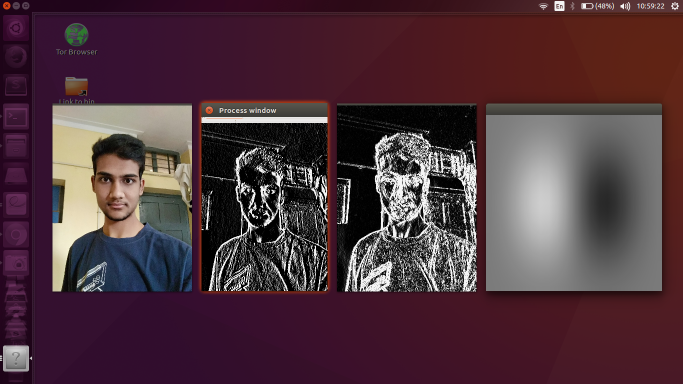
#> input picture Gabor algorithm/gabor.png, 1366 x 768 px (shown at 1/2 size)
$ python gabor.py
#> lines starting #> are read from the running program, lines starting #| are printed output that depends on the picture
import numpy as np
import cv2 as cv

src_f = 0
kernel_size =21
pos_sigma = 5
pos_lm = kernel_size-2
pos_th = 0
pos_gam = 100
pos_psi = 90

def Process():
	sig = pos_sigma
	lm = pos_lm+2
	th = pos_th*np.pi/180.
	gm = pos_gam/100.
	ps = (pos_psi-180)*np.pi/180
	#print 'kern_size=' + str(kernel_size) + ', sig=' + str(sig) + ', th=' + str(th) + ', lm=' + str(lm) +', gm=' + str(gm) + ', ps=' + str(ps)
	kernel = cv.getGaborKernel((kernel_size,kernel_size),sig,th,lm,gm,ps)
	kernelimg = kernel/2.+0.5
	global src_f
	dest = cv.filter2D(src_f, cv.CV_32F,kernel)
	cv.imshow('Process window', dest)
	cv.imshow('Kernel', cv.resize(kernelimg, (kernel_size*20,kernel_size*20)))
	cv.imshow('Mag', np.power(dest,2))

def cb_sigma(pos):
	global pos_sigma
	if pos > 0:
	    pos_sigma = pos
	else:
	    pos_sigma = 1
	Process()

def cb_lm(pos):
	global pos_lm
	pos_lm = pos
	Process()

def cb_th(pos):
	global pos_th
	pos_th = pos
	Process()

def cb_psi(pos):
	global pos_psi
	pos_psi = pos
	Process()

def cb_gam(pos):
	global pos_gam
	pos_gam = pos
	Process()

if __name__ == '__main__':
	path = raw_input("Path to image: ")
#> the answer given: gabor.png
	image = cv.imread(path,1);
#> image is the input picture: shape (768, 1366, 3); mean B, G, R 61.6, 53.1, 79
	cv.imshow('Src',image)
	src = cv.cvtColor(image, cv.COLOR_BGR2GRAY)
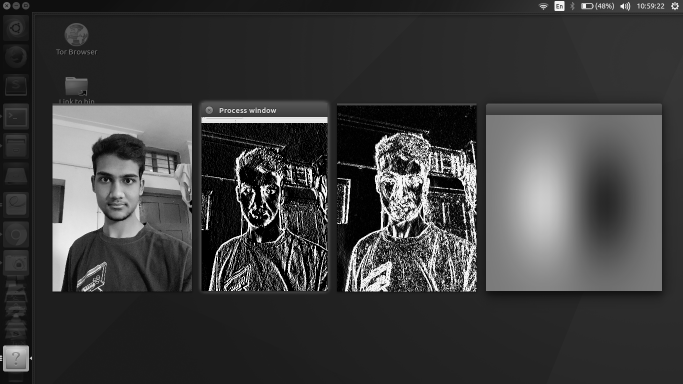
#> src: shape (768, 1366) (shown at 1/2 size); min 0, max 245, mean 61.8
	#global src_f
	src_f = np.array(src, dtype=np.float32)
	src_f /= 255.
	if not kernel_size%2:
	    kernel_size += 1

	cv.namedWindow('Process window',1)
	cv.createTrackbar('Sigma','Process window',pos_sigma,kernel_size/2,cb_sigma)
	cv.createTrackbar('Lambda', 'Process window', pos_lm, kernel_size-2, cb_lm)
	cv.createTrackbar('Theta', 'Process window', pos_th, 360, cb_th)
	cv.createTrackbar('gamma', 'Process window', pos_psi, 300, cb_gam)
	cv.createTrackbar('Psi', 'Process window', pos_psi, 360, cb_psi)
	Process()
#> in Process, `dest = cv.filter2D(src_f, cv.CV_32F,kernel)`:
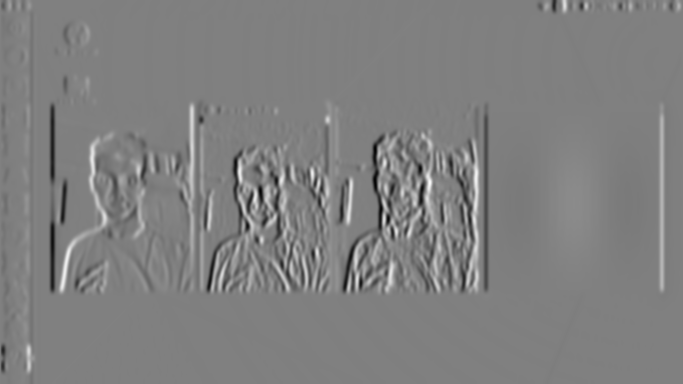
#> dest: shape (768, 1366) float32 (shown at 1/2 size); min -39.16, max 38.82, mean 0; drawn with min black and max white
#> in Process, `cv.imshow('Process window', dest)`:
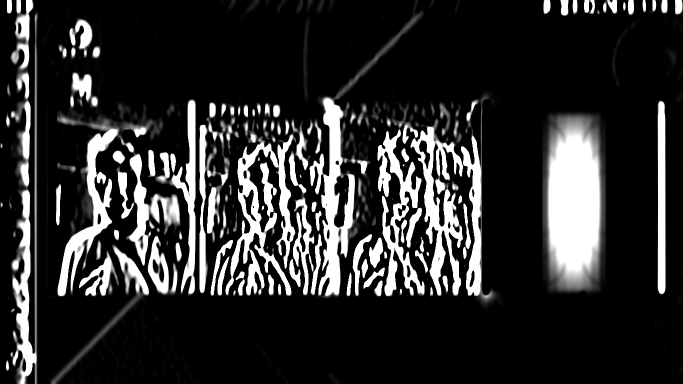
#> window 'Process window': shape (768, 1366) (shown at 1/2 size); min 0, max 255, mean 45.7
#> in Process, `cv.imshow('Kernel', cv.resize(kernelimg, (kernel_size*20,kernel_size*2..`:
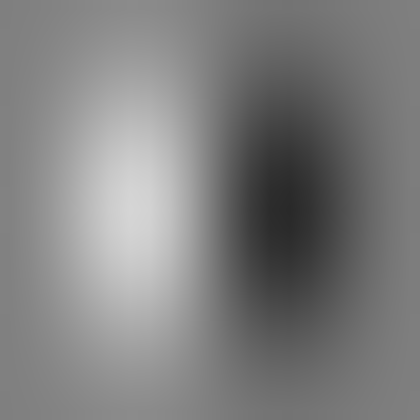
#> window 'Kernel': shape (420, 420) float64; min 0.162, max 0.838, mean 0.5
#> in Process, `cv.imshow('Mag', np.power(dest,2))`:
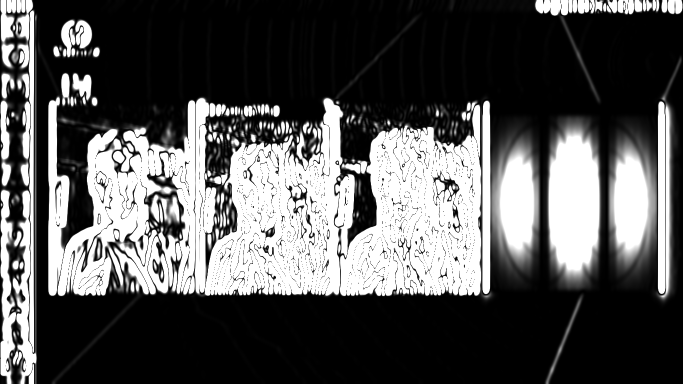
#> window 'Mag': shape (768, 1366) (shown at 1/2 size); min 0, max 255, mean 86.1
	cv.waitKey(0)
	cv.destroyAllWindows()
